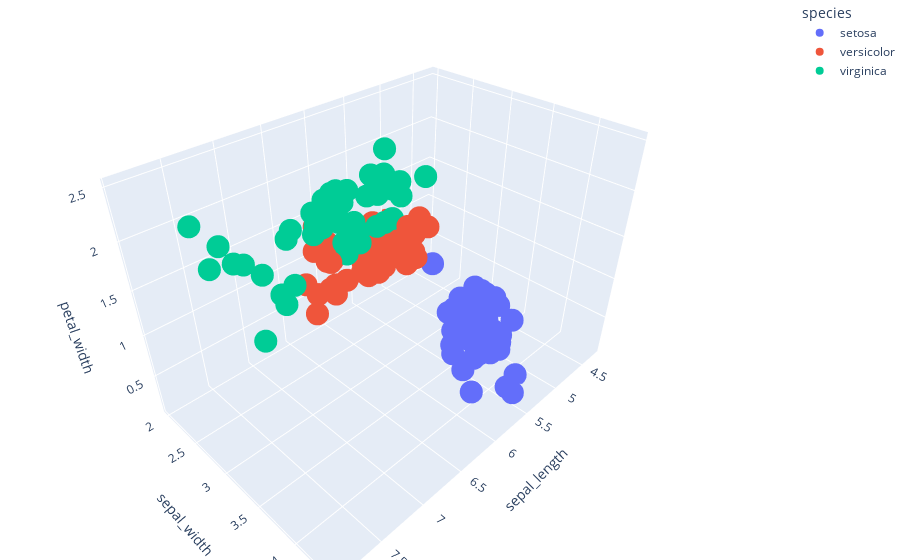

Source (notebook cell):
### Code cell
import plotly.express as px

df = px.data.iris()
fig = px.scatter_3d(
    df, x="sepal_length", y="sepal_width", z="petal_width", color="species"
)

fig.update_layout(margin=dict(l=0, r=0, t=0, b=0))
fig.show()

### Figure 1 — Plotly figure (JSON) as saved in the notebook; plotly's stock layout.template omitted (floating-point values rounded to 4 significant figures)
{"data": [{"hovertemplate": "species=setosa<br>sepal_length=%{x}<br>sepal_width=%{y}<br>petal_width=%{z}<extra></extra>", "legendgroup": "setosa", "marker": {"color": "#636efa", "symbol": "circle"}, "mode": "markers", "name": "setosa", "scene": "scene", "showlegend": true, "type": "scatter3d", "x": [5.1, 4.9, 4.7, 4.6, 5, 5.4, 4.6, 5, 4.4, 4.9, 5.4, 4.8, 4.8, 4.3, 5.8, 5.7, 5.4, 5.1, 5.7, 5.1, 5.4, 5.1, 4.6, 5.1, 4.8, 5, 5, 5.2, 5.2, 4.7, 4.8, 5.4, 5.2, 5.5, 4.9, 5, 5.5, 4.9, 4.4, 5.1, 5, 4.5, 4.4, 5, 5.1, 4.8, 5.1, 4.6, 5.3, 5], "y": [3.5, 3, 3.2, 3.1, 3.6, 3.9, 3.4, 3.4, 2.9, 3.1, 3.7, 3.4, 3, 3, 4, 4.4, 3.9, 3.5, 3.8, 3.8, 3.4, 3.7, 3.6, 3.3, 3.4, 3, 3.4, 3.5, 3.4, 3.2, 3.1, 3.4, 4.1, 4.2, 3.1, 3.2, 3.5, 3.1, 3, 3.4, 3.5, 2.3, 3.2, 3.5, 3.8, 3, 3.8, 3.2, 3.7, 3.3], "z": [0.2, 0.2, 0.2, 0.2, 0.2, 0.4, 0.3, 0.2, 0.2, 0.1, 0.2, 0.2, 0.1, 0.1, 0.2, 0.4, 0.4, 0.3, 0.3, 0.3, 0.2, 0.4, 0.2, 0.5, 0.2, 0.2, 0.4, 0.2, 0.2, 0.2, 0.2, 0.4, 0.1, 0.2, 0.1, 0.2, 0.2, 0.1, 0.2, 0.2, 0.3, 0.3, 0.2, 0.6, 0.4, 0.3, 0.2, 0.2, 0.2, 0.2]}, {"hovertemplate": "species=versicolor<br>sepal_length=%{x}<br>sepal_width=%{y}<br>petal_width=%{z}<extra></extra>", "legendgroup": "versicolor", "marker": {"color": "#EF553B", "symbol": "circle"}, "mode": "markers", "name": "versicolor", "scene": "scene", "showlegend": true, "type": "scatter3d", "x": [7, 6.4, 6.9, 5.5, 6.5, 5.7, 6.3, 4.9, 6.6, 5.2, 5, 5.9, 6, 6.1, 5.6, 6.7, 5.6, 5.8, 6.2, 5.6, 5.9, 6.1, 6.3, 6.1, 6.4, 6.6, 6.8, 6.7, 6, 5.7, 5.5, 5.5, 5.8, 6, 5.4, 6, 6.7, 6.3, 5.6, 5.5, 5.5, 6.1, 5.8, 5, 5.6, 5.7, 5.7, 6.2, 5.1, 5.7], "y": [3.2, 3.2, 3.1, 2.3, 2.8, 2.8, 3.3, 2.4, 2.9, 2.7, 2, 3, 2.2, 2.9, 2.9, 3.1, 3, 2.7, 2.2, 2.5, 3.2, 2.8, 2.5, 2.8, 2.9, 3, 2.8, 3, 2.9, 2.6, 2.4, 2.4, 2.7, 2.7, 3, 3.4, 3.1, 2.3, 3, 2.5, 2.6, 3, 2.6, 2.3, 2.7, 3, 2.9, 2.9, 2.5, 2.8], "z": [1.4, 1.5, 1.5, 1.3, 1.5, 1.3, 1.6, 1, 1.3, 1.4, 1, 1.5, 1, 1.4, 1.3, 1.4, 1.5, 1, 1.5, 1.1, 1.8, 1.3, 1.5, 1.2, 1.3, 1.4, 1.4, 1.7, 1.5, 1, 1.1, 1, 1.2, 1.6, 1.5, 1.6, 1.5, 1.3, 1.3, 1.3, 1.2, 1.4, 1.2, 1, 1.3, 1.2, 1.3, 1.3, 1.1, 1.3]}, {"hovertemplate": "species=virginica<br>sepal_length=%{x}<br>sepal_width=%{y}<br>petal_width=%{z}<extra></extra>", "legendgroup": "virginica", "marker": {"color": "#00cc96", "symbol": "circle"}, "mode": "markers", "name": "virginica", "scene": "scene", "showlegend": true, "type": "scatter3d", "x": [6.3, 5.8, 7.1, 6.3, 6.5, 7.6, 4.9, 7.3, 6.7, 7.2, 6.5, 6.4, 6.8, 5.7, 5.8, 6.4, 6.5, 7.7, 7.7, 6, 6.9, 5.6, 7.7, 6.3, 6.7, 7.2, 6.2, 6.1, 6.4, 7.2, 7.4, 7.9, 6.4, 6.3, 6.1, 7.7, 6.3, 6.4, 6, 6.9, 6.7, 6.9, 5.8, 6.8, 6.7, 6.7, 6.3, 6.5, 6.2, 5.9], "y": [3.3, 2.7, 3, 2.9, 3, 3, 2.5, 2.9, 2.5, 3.6, 3.2, 2.7, 3, 2.5, 2.8, 3.2, 3, 3.8, 2.6, 2.2, 3.2, 2.8, 2.8, 2.7, 3.3, 3.2, 2.8, 3, 2.8, 3, 2.8, 3.8, 2.8, 2.8, 2.6, 3, 3.4, 3.1, 3, 3.1, 3.1, 3.1, 2.7, 3.2, 3.3, 3, 2.5, 3, 3.4, 3], "z": [2.5, 1.9, 2.1, 1.8, 2.2, 2.1, 1.7, 1.8, 1.8, 2.5, 2, 1.9, 2.1, 2, 2.4, 2.3, 1.8, 2.2, 2.3, 1.5, 2.3, 2, 2, 1.8, 2.1, 1.8, 1.8, 1.8, 2.1, 1.6, 1.9, 2, 2.2, 1.5, 1.4, 2.3, 2.4, 1.8, 1.8, 2.1, 2.4, 2.3, 1.9, 2.3, 2.5, 2.3, 1.9, 2, 2.3, 1.8]}], "layout": {"legend": {"title": {"text": "species"}, "tracegroupgap": 0}, "margin": {"b": 0, "l": 0, "r": 0, "t": 0}, "scene": {"domain": {"x": [0, 1], "y": [0, 1]}, "xaxis": {"title": {"text": "sepal_length"}}, "yaxis": {"title": {"text": "sepal_width"}}, "zaxis": {"title": {"text": "petal_width"}}}}}
